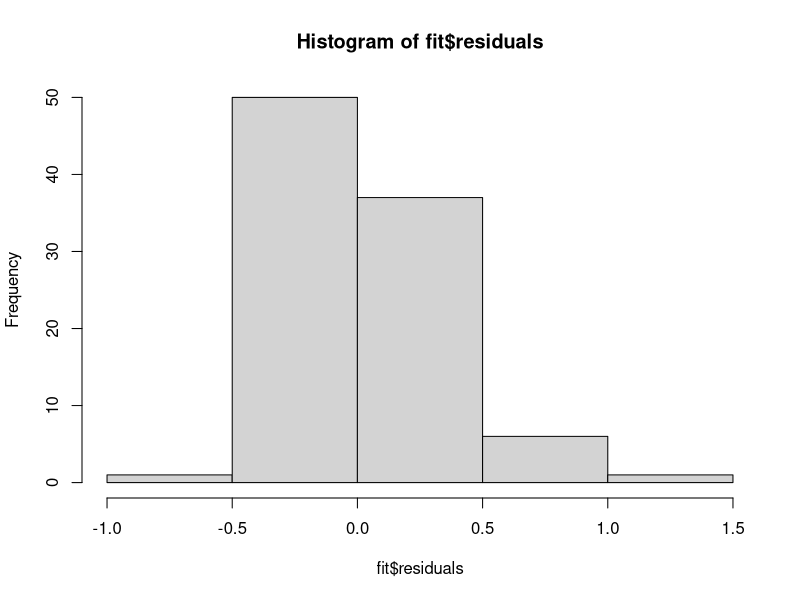

The R script that drew this image:
library(forecast)

setwd('/Users/transferwise/user_growth_model/Other models')
db <-  read.csv('ready_data.csv')
names(db)
ext_reg <- c('d_WNU', 'lag1_d_WNU', 'd_avg_rate')

fit <- arima(db$d_WNU_GBPINR, c(1,0,1), xreg = db[ext_reg])
db$residuals <- fit$residuals
db$fitted <- fitted(fit)

hist(fit$residuals)

